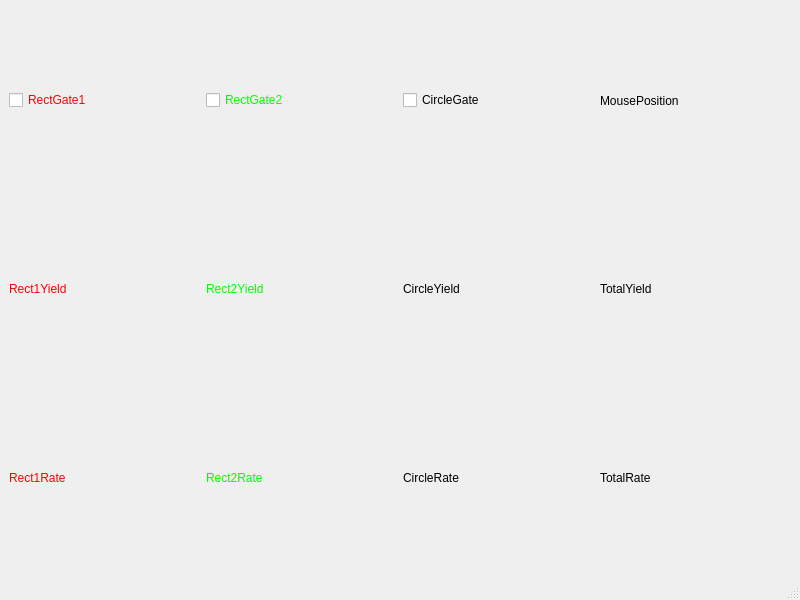
<?xml version="1.0" encoding="UTF-8"?>
<ui version="4.0">
 <class>XY</class>
 <widget class="QMainWindow" name="XY">
  <property name="geometry">
   <rect>
    <x>0</x>
    <y>0</y>
    <width>800</width>
    <height>600</height>
   </rect>
  </property>
  <property name="windowTitle">
   <string>XY</string>
  </property>
  <widget class="QWidget" name="centralwidget">
   <layout class="QGridLayout" name="gridLayout">
    <item row="0" column="0">
     <layout class="QVBoxLayout" name="verticalLayout">
      <item>
       <layout class="QVBoxLayout" name="verticalLayout_2">
        <item>
         <layout class="QHBoxLayout" name="horizontalLayout">
          <item>
           <widget class="QCheckBox" name="RectGate1">
            <property name="styleSheet">
             <string notr="true">color: rgb(255, 0, 0);</string>
            </property>
            <property name="text">
             <string>RectGate1</string>
            </property>
           </widget>
          </item>
          <item>
           <widget class="QCheckBox" name="RectGate2">
            <property name="styleSheet">
             <string notr="true">color: rgb(0, 255, 0);</string>
            </property>
            <property name="text">
             <string>RectGate2</string>
            </property>
           </widget>
          </item>
          <item>
           <widget class="QCheckBox" name="CircleGate">
            <property name="styleSheet">
             <string notr="true">color: rgb(0, 0, 0);</string>
            </property>
            <property name="text">
             <string>CircleGate</string>
            </property>
           </widget>
          </item>
          <item>
           <widget class="QLabel" name="MousePosition">
            <property name="text">
             <string>MousePosition</string>
            </property>
           </widget>
          </item>
         </layout>
        </item>
        <item>
         <layout class="QHBoxLayout" name="horizontalLayout_2">
          <item>
           <widget class="QLabel" name="Rect1Yield">
            <property name="styleSheet">
             <string notr="true">color: rgb(255, 0, 0);</string>
            </property>
            <property name="text">
             <string>Rect1Yield</string>
            </property>
           </widget>
          </item>
          <item>
           <widget class="QLabel" name="Rect2Yield">
            <property name="styleSheet">
             <string notr="true">color: rgb(0, 255, 0);</string>
            </property>
            <property name="text">
             <string>Rect2Yield</string>
            </property>
           </widget>
          </item>
          <item>
           <widget class="QLabel" name="CircleYield">
            <property name="styleSheet">
             <string notr="true">color: rgb(0, 0, 0);</string>
            </property>
            <property name="text">
             <string>CircleYield</string>
            </property>
           </widget>
          </item>
          <item>
           <widget class="QLabel" name="TotalYield">
            <property name="text">
             <string>TotalYield</string>
            </property>
           </widget>
          </item>
         </layout>
        </item>
        <item>
         <layout class="QHBoxLayout" name="horizontalLayout_3">
          <item>
           <widget class="QLabel" name="Rect1Rate">
            <property name="styleSheet">
             <string notr="true">color: rgb(255, 0, 0);</string>
            </property>
            <property name="text">
             <string>Rect1Rate</string>
            </property>
           </widget>
          </item>
          <item>
           <widget class="QLabel" name="Rect2Rate">
            <property name="styleSheet">
             <string notr="true">color: rgb(0, 255, 0);</string>
            </property>
            <property name="text">
             <string>Rect2Rate</string>
            </property>
           </widget>
          </item>
          <item>
           <widget class="QLabel" name="CircleRate">
            <property name="styleSheet">
             <string notr="true">color: rgb(0, 0, 0);</string>
            </property>
            <property name="text">
             <string>CircleRate</string>
            </property>
           </widget>
          </item>
          <item>
           <widget class="QLabel" name="TotalRate">
            <property name="text">
             <string>TotalRate</string>
            </property>
           </widget>
          </item>
         </layout>
        </item>
       </layout>
      </item>
     </layout>
    </item>
   </layout>
  </widget>
  <widget class="QMenuBar" name="menubar">
   <property name="geometry">
    <rect>
     <x>0</x>
     <y>0</y>
     <width>800</width>
     <height>19</height>
    </rect>
   </property>
  </widget>
  <widget class="QStatusBar" name="statusbar"/>
 </widget>
 <resources/>
 <connections/>
</ui>
